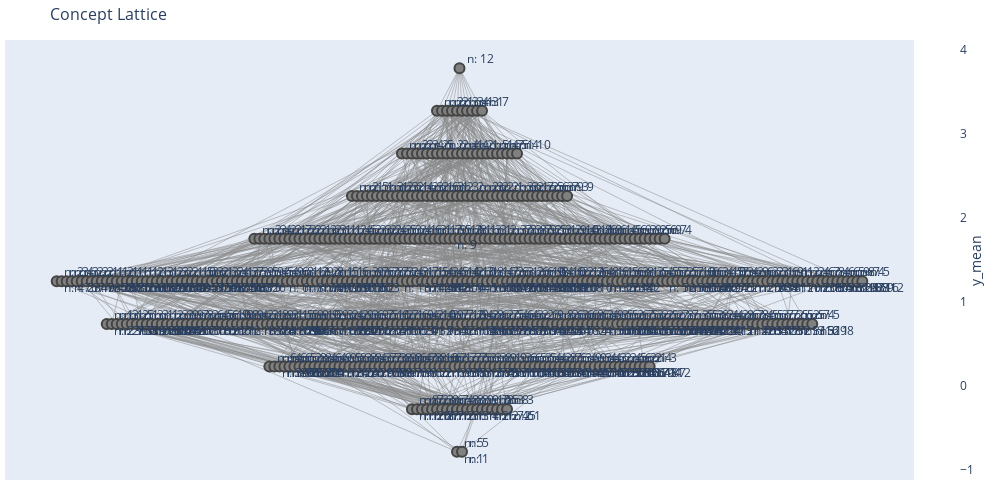

Notebook code for this chart:
### Code cell
fig = fm.get_plotly_fig(new_objs_lim=0, new_attrs_lim=0)
fig

### Figure 1 — Plotly figure (JSON) as saved in the notebook; plotly's stock layout.template omitted (floating-point values rounded to 4 significant figures; data arrays with more than 128 entries replaced by an {"elided": "..."} marker saying what was removed)
{"data": [{"hoverinfo": "none", "line": {"color": "#888", "width": 0.5}, "mode": "lines", "type": "scatter", "x": {"elided": "3696 float values"}, "y": {"elided": "3696 int values"}}, {"hoverinfo": "text", "hovertext": {"elided": "565 str values"}, "marker": {"color": {"elided": "565 str values"}, "colorbar": {"thickness": 15, "title": {"side": "right", "text": "y_mean"}, "xanchor": "left"}, "colorscale": [[0, "rgb(103,0,31)"], [0.1, "rgb(178,24,43)"], [0.2, "rgb(214,96,77)"], [0.3, "rgb(244,165,130)"], [0.4, "rgb(253,219,199)"], [0.5, "rgb(247,247,247)"], [0.6, "rgb(209,229,240)"], [0.7, "rgb(146,197,222)"], [0.8, "rgb(67,147,195)"], [0.9, "rgb(33,102,172)"], [1, "rgb(5,48,97)"]], "line": {"width": 2}, "reversescale": true, "showscale": true, "size": 10}, "mode": "markers+text", "text": {"elided": "565 str values"}, "textposition": "middle right", "type": "scatter", "x": {"elided": "565 float values"}, "y": {"elided": "565 int values"}}], "layout": {"height": 500, "hovermode": "closest", "margin": {"b": 20, "l": 5, "r": 5, "t": 40}, "showlegend": false, "title": {"font": {"size": 16}, "text": "Concept Lattice"}, "width": 1000, "xaxis": {"showgrid": false, "showticklabels": false, "zeroline": false}, "yaxis": {"showgrid": false, "showticklabels": false, "zeroline": false}}}
